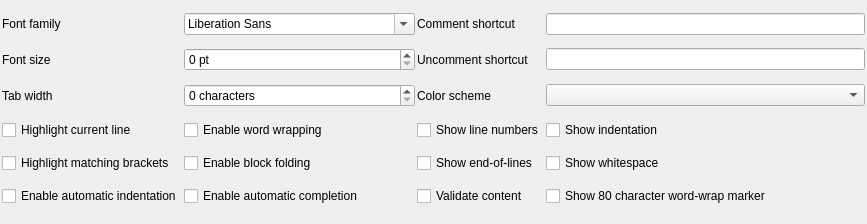
<?xml version="1.0" encoding="UTF-8"?>
<ui version="4.0">
 <class>widgetPrefs</class>
 <widget class="QWidget" name="widgetPrefs">
  <property name="geometry">
   <rect>
    <x>0</x>
    <y>0</y>
    <width>867</width>
    <height>224</height>
   </rect>
  </property>
  <property name="windowTitle">
   <string>Form</string>
  </property>
  <property name="autoFillBackground">
   <bool>true</bool>
  </property>
  <layout class="QGridLayout" name="gridLayout">
   <property name="margin">
    <number>2</number>
   </property>
   <property name="spacing">
    <number>2</number>
   </property>
   <item row="4" column="1">
    <widget class="QCheckBox" name="checkBoxWordWrap">
     <property name="text">
      <string>Enable word wrapping</string>
     </property>
    </widget>
   </item>
   <item row="2" column="3">
    <widget class="QComboBox" name="comboBoxColorScheme">
     <property name="toolTip">
      <string>A color scheme for the editor component</string>
     </property>
    </widget>
   </item>
   <item row="2" column="1">
    <widget class="QSpinBox" name="spinBoxTabWidth">
     <property name="toolTip">
      <string>The tab width for the editor component</string>
     </property>
     <property name="suffix">
      <string> characters</string>
     </property>
    </widget>
   </item>
   <item row="0" column="0">
    <widget class="QLabel" name="labelFontFamily">
     <property name="text">
      <string>Font family</string>
     </property>
    </widget>
   </item>
   <item row="4" column="3">
    <widget class="QCheckBox" name="checkBoxShowIndent">
     <property name="text">
      <string>Show indentation</string>
     </property>
    </widget>
   </item>
   <item row="1" column="1">
    <widget class="QSpinBox" name="spinBoxFontSize">
     <property name="toolTip">
      <string>The font size for the editor component</string>
     </property>
     <property name="suffix">
      <string> pt</string>
     </property>
    </widget>
   </item>
   <item row="5" column="2">
    <widget class="QCheckBox" name="checkBoxShowEol">
     <property name="text">
      <string>Show end-of-lines</string>
     </property>
    </widget>
   </item>
   <item row="2" column="0">
    <widget class="QLabel" name="labelTabWidth">
     <property name="text">
      <string>Tab width</string>
     </property>
    </widget>
   </item>
   <item row="6" column="0">
    <widget class="QCheckBox" name="checkBoxAutoIndent">
     <property name="text">
      <string>Enable automatic indentation</string>
     </property>
    </widget>
   </item>
   <item row="4" column="2">
    <widget class="QCheckBox" name="checkBoxLineNumbers">
     <property name="text">
      <string>Show line numbers</string>
     </property>
    </widget>
   </item>
   <item row="0" column="1">
    <widget class="QFontComboBox" name="fontComboBoxFontFamily">
     <property name="toolTip">
      <string>The font font the editor component</string>
     </property>
    </widget>
   </item>
   <item row="1" column="0">
    <widget class="QLabel" name="labelFontSize">
     <property name="text">
      <string>Font size</string>
     </property>
    </widget>
   </item>
   <item row="4" column="0">
    <widget class="QCheckBox" name="checkBoxHighlightCurrentLine">
     <property name="text">
      <string>Highlight current line</string>
     </property>
    </widget>
   </item>
   <item row="5" column="0">
    <widget class="QCheckBox" name="checkBoxHighlightMatchingBrackets">
     <property name="text">
      <string>Highlight matching brackets</string>
     </property>
    </widget>
   </item>
   <item row="0" column="2">
    <widget class="QLabel" name="labelCommentShortcut">
     <property name="text">
      <string>Comment shortcut</string>
     </property>
    </widget>
   </item>
   <item row="1" column="3">
    <widget class="QLineEdit" name="lineEditUncommentShortcut">
     <property name="toolTip">
      <string>A keyboard shortcut, such as Ctrl+Shift+M</string>
     </property>
    </widget>
   </item>
   <item row="5" column="3">
    <widget class="QCheckBox" name="checkBoxShowWhitespace">
     <property name="text">
      <string>Show whitespace</string>
     </property>
    </widget>
   </item>
   <item row="5" column="1">
    <widget class="QCheckBox" name="checkBoxShowFolding">
     <property name="text">
      <string>Enable block folding</string>
     </property>
    </widget>
   </item>
   <item row="0" column="3">
    <widget class="QLineEdit" name="lineEditCommentShortcut">
     <property name="toolTip">
      <string>A keyboard shortcut, such as Ctrl+M</string>
     </property>
    </widget>
   </item>
   <item row="2" column="2">
    <widget class="QLabel" name="labelColorScheme">
     <property name="text">
      <string>Color scheme</string>
     </property>
    </widget>
   </item>
   <item row="6" column="1">
    <widget class="QCheckBox" name="checkBoxAutoComplete">
     <property name="text">
      <string>Enable automatic completion</string>
     </property>
    </widget>
   </item>
   <item row="1" column="2">
    <widget class="QLabel" name="labelUncommentShortcut">
     <property name="text">
      <string>Uncomment shortcut</string>
     </property>
    </widget>
   </item>
   <item row="6" column="3">
    <widget class="QCheckBox" name="checkBoxWordWrapMarker">
     <property name="text">
      <string>Show 80 character word-wrap marker</string>
     </property>
    </widget>
   </item>
   <item row="6" column="2">
    <widget class="QCheckBox" name="checkBoxValidate">
     <property name="text">
      <string>Validate content</string>
     </property>
    </widget>
   </item>
  </layout>
 </widget>
 <tabstops>
  <tabstop>fontComboBoxFontFamily</tabstop>
  <tabstop>spinBoxFontSize</tabstop>
  <tabstop>spinBoxTabWidth</tabstop>
  <tabstop>lineEditCommentShortcut</tabstop>
  <tabstop>lineEditUncommentShortcut</tabstop>
  <tabstop>comboBoxColorScheme</tabstop>
  <tabstop>checkBoxHighlightCurrentLine</tabstop>
  <tabstop>checkBoxHighlightMatchingBrackets</tabstop>
  <tabstop>checkBoxAutoIndent</tabstop>
  <tabstop>checkBoxWordWrap</tabstop>
  <tabstop>checkBoxShowFolding</tabstop>
  <tabstop>checkBoxAutoComplete</tabstop>
  <tabstop>checkBoxLineNumbers</tabstop>
  <tabstop>checkBoxShowEol</tabstop>
  <tabstop>checkBoxValidate</tabstop>
  <tabstop>checkBoxShowIndent</tabstop>
  <tabstop>checkBoxShowWhitespace</tabstop>
  <tabstop>checkBoxWordWrapMarker</tabstop>
 </tabstops>
 <resources/>
 <connections/>
</ui>
